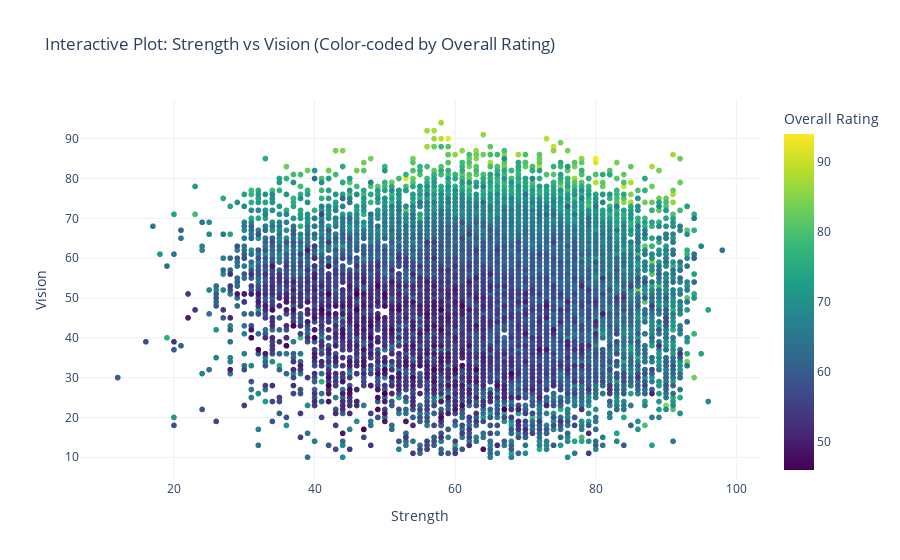

Source (notebook cell):
### Markdown cell above
### Exercise 5

Embracing modern tools, we want to utilise Plotly to create an interactive visualisation. This dynamic plot will empower us to explore the intricate relationships between our categories. We also want to include hover information to add an extra layer of insight for more informed decision-making.

Implement an interactive visualisation using Plotly to allow users to explore the relationship between `Strength`, `Vision`, and the `Overall` rating using the **hover information** feature to allow the user to have an interactive view of the data.

Arrange the plot as follows:

* Place `Strength` on the x-axis.
* Place `Vision` on the y-axis.
* Colour-code the points to represent the `Overall` rating.
* Include a hover that has the name of the player as well as the  `Strength`, `Vision`, and `Overall` ratings for each player.

### Code cell
# insert code here
import plotly.express as px

# Step 1: Create an interactive scatter plot using Plotly
fig = px.scatter(
    df, 
    x='Strength', 
    y='Vision', 
    color='Overall', 
    hover_data=['Name', 'Strength', 'Vision', 'Overall'],
    title='Interactive Plot: Strength vs Vision (Color-coded by Overall Rating)',
    labels={
        'Strength': 'Strength',
        'Vision': 'Vision',
        'Overall': 'Overall Rating'
    },
    color_continuous_scale=px.colors.sequential.Viridis  # You can customize the color scale
)

# Step 2: Customize the layout
fig.update_layout(
    xaxis_title="Strength",
    yaxis_title="Vision",
    coloraxis_colorbar=dict(title="Overall Rating"),
    hovermode="closest",
    template="plotly_white"
)

# Step 3: Display the plot
fig.show()

### Figure 1 — Plotly figure (JSON) as saved in the notebook; plotly's stock layout.template omitted (floating-point values rounded to 4 significant figures; data arrays with more than 128 entries replaced by an {"elided": "..."} marker saying what was removed)
{"data": [{"customdata": {"elided": "17981x2 mixed values"}, "hovertemplate": "Strength=%{x}<br>Vision=%{y}<br>Name=%{customdata[0]}<br>Overall Rating=%{marker.color}<extra></extra>", "legendgroup": "", "marker": {"color": {"elided": "17981 int values"}, "coloraxis": "coloraxis", "symbol": "circle"}, "mode": "markers", "name": "", "showlegend": false, "type": "scattergl", "x": {"elided": "17981 int values"}, "xaxis": "x", "y": {"elided": "17981 int values"}, "yaxis": "y"}], "layout": {"autosize": true, "coloraxis": {"colorbar": {"title": {"text": "Overall Rating"}}, "colorscale": [[0, "#440154"], [0.1111, "#482878"], [0.2222, "#3e4989"], [0.3333, "#31688e"], [0.4444, "#26828e"], [0.5556, "#1f9e89"], [0.6667, "#35b779"], [0.7778, "#6ece58"], [0.8889, "#b5de2b"], [1, "#fde725"]]}, "hovermode": "closest", "legend": {"tracegroupgap": 0}, "title": {"text": "Interactive Plot: Strength vs Vision (Color-coded by Overall Rating)"}, "xaxis": {"anchor": "y", "autorange": true, "domain": [0, 1], "range": [6.763, 103.2], "title": {"text": "Strength"}, "type": "linear"}, "yaxis": {"anchor": "x", "autorange": true, "domain": [0, 1], "range": [3.068, 100.9], "title": {"text": "Vision"}, "type": "linear"}}}
